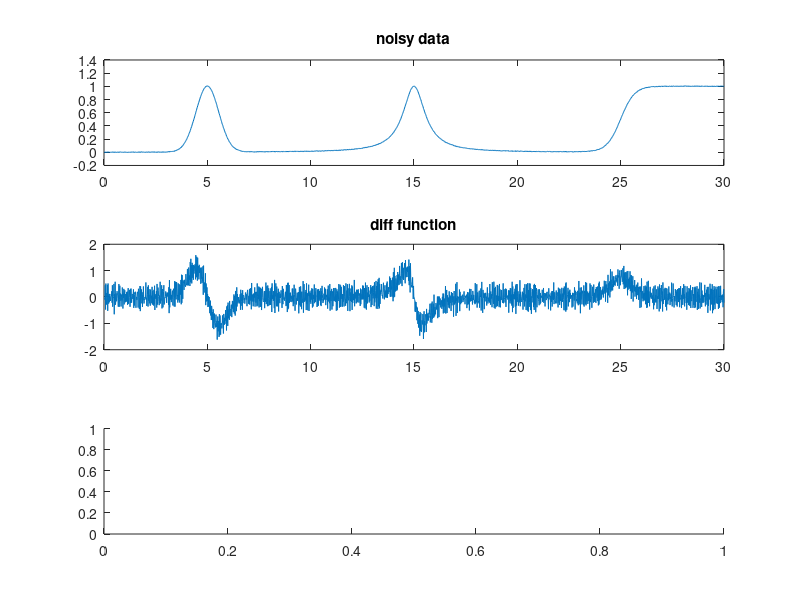

Reproduce this figure in MATLAB. (Note: this script raises an error after producing the figure.)
k=1/(2*sqrt(log(2)));
x=0:30/1999:30; 
a1=1.0; t1=5; w1=1.3;
y1=a1*exp(-((x-t1)/(w1*k)).^2);
a2=1.0; t2=15.0; w2=1.3;
y2=a2*(1+4*((x-t2)/w2).^2).^(-1);
a3=1.0; t3=25;
y3=a3*ones(size(x))./(1+exp(-3.0*(x-t3)));
y=y1+y2+y3;
noise=rand(size(y));
y=y+(noise-0.5)*0.01;

figure
subplot(3,1,1)
plot(x,y);
title('noisy data');

subplot(3,1,2)
plot(x(1:end-1)+(x(2)-x(1)),diff(y)/(x(2)-x(1)));
title('diff function');

subplot(3,1,3)
plot(x,filter(-smooth_diff(10),1,y)/(x(2)-x(1)));
title('smoothed differentiation');
